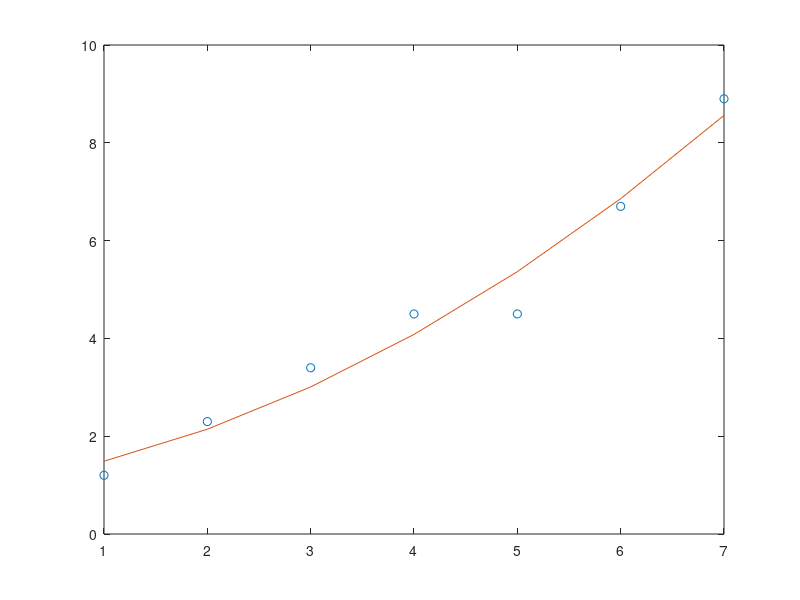

Write the MATLAB code that produced this figure.
clear
clc
x = [1, 2, 3, 4, 5, 6, 7];
y = [1.2 ,2.3 ,3.4, 4.5, 4.5, 6.7, 8.9];

linear = polyfit(x, y, 2);
print(linear);
Polynomial = polyval(linear, x);

plot(x, y, 'o', x, Polynomial, '-');